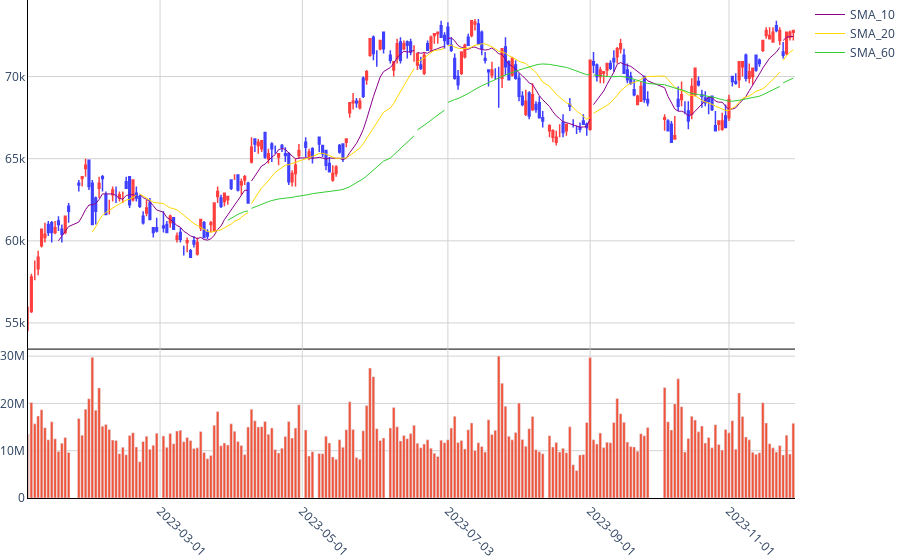

The code cell stored with this chart in its notebook:
### Code cell
import FinanceDataReader as fdr
import matplotlib.pyplot as plt

df = fdr.DataReader('005930', '2023-01-01', '2023-11-30')
# df = fdr.DataReader('005930', '2023-01-01') # 현재까지
fdr.chart.plot(df)

### Figure 1 — Plotly figure (JSON) as saved in the notebook; plotly's stock layout.template omitted (floating-point values rounded to 4 significant figures; data arrays with more than 128 entries replaced by an {"elided": "..."} marker saying what was removed)
{"data": [{"close": {"elided": "226 int values"}, "decreasing": {"fillcolor": "blue", "line": {"color": "blue", "width": 1.5}}, "high": {"elided": "226 int values"}, "increasing": {"fillcolor": "red", "line": {"color": "red", "width": 1.5}}, "low": {"elided": "226 int values"}, "name": "", "opacity": 0.75, "open": {"elided": "226 int values"}, "showlegend": false, "text": {"elided": "226 str values"}, "type": "candlestick", "x": {"elided": "226 str values"}, "xaxis": "x", "yaxis": "y"}, {"name": "", "showlegend": false, "type": "bar", "x": {"elided": "226 str values"}, "xaxis": "x2", "y": {"elided": "226 int values"}, "yaxis": "y2"}, {"line": {"color": "darkmagenta", "dash": "solid", "width": 1}, "name": "SMA_10", "type": "scatter", "x": {"elided": "226 str values"}, "xaxis": "x", "y": {"elided": "226 int values"}, "yaxis": "y"}, {"line": {"color": "gold", "dash": "solid", "width": 1}, "name": "SMA_20", "type": "scatter", "x": {"elided": "226 str values"}, "xaxis": "x", "y": {"elided": "226 int values"}, "yaxis": "y"}, {"line": {"color": "limegreen", "dash": "solid", "width": 1}, "name": "SMA_60", "type": "scatter", "x": {"elided": "226 str values"}, "xaxis": "x", "y": {"elided": "226 int values"}, "yaxis": "y"}], "layout": {"hovermode": "x", "margin": {"b": 0, "l": 0, "r": 0, "t": 0}, "paper_bgcolor": "white", "plot_bgcolor": "white", "xaxis": {"anchor": "y", "domain": [0, 1], "gridcolor": "lightgray", "linecolor": "black", "linewidth": 1, "matches": "x2", "rangebreaks": [{"bounds": ["sat", "mon"]}, {"values": {"elided": "333 str values"}}], "rangeslider": {"visible": false}, "showline": true, "showspikes": true, "showticklabels": false, "spikecolor": "lightgray", "spikedash": "dot", "spikemode": "across", "spikesnap": "cursor", "spikethickness": 1, "tickangle": 45}, "xaxis2": {"anchor": "y2", "domain": [0, 1], "gridcolor": "lightgray", "linecolor": "black", "linewidth": 1, "rangebreaks": [{"bounds": ["sat", "mon"]}, {"values": {"elided": "333 str values"}}], "rangeslider": {"visible": false}, "showline": true, "showspikes": true, "spikecolor": "lightgray", "spikedash": "dot", "spikemode": "across", "spikesnap": "cursor", "spikethickness": 1, "tickangle": 45, "tickformat": "%Y-%m-%d"}, "yaxis": {"anchor": "x", "domain": [0.3, 1], "gridcolor": "lightgray", "linecolor": "black", "linewidth": 1, "showline": true}, "yaxis2": {"anchor": "x2", "domain": [0, 0.3], "gridcolor": "lightgray", "linecolor": "black", "linewidth": 1, "showline": true}}}
